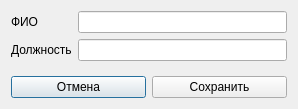
<?xml version="1.0" encoding="UTF-8"?>
<ui version="4.0">
 <class>AuthorDialog</class>
 <widget class="QDialog" name="AuthorDialog">
  <property name="geometry">
   <rect>
    <x>0</x>
    <y>0</y>
    <width>298</width>
    <height>109</height>
   </rect>
  </property>
  <property name="windowTitle">
   <string>Автор</string>
  </property>
  <layout class="QVBoxLayout" name="verticalLayout_2">
   <item>
    <layout class="QVBoxLayout" name="verticalLayout">
     <item>
      <layout class="QFormLayout" name="formLayout">
       <item row="0" column="0">
        <widget class="QLabel" name="fioLabel">
         <property name="text">
          <string>ФИО</string>
         </property>
        </widget>
       </item>
       <item row="0" column="1">
        <widget class="QLineEdit" name="fioLineEdit"/>
       </item>
       <item row="1" column="0">
        <widget class="QLabel" name="jobTitleLabel">
         <property name="text">
          <string>Должность</string>
         </property>
        </widget>
       </item>
       <item row="1" column="1">
        <widget class="QLineEdit" name="jobTitleLineEdit"/>
       </item>
      </layout>
     </item>
     <item>
      <layout class="QHBoxLayout" name="horizontalLayout">
       <item>
        <widget class="QPushButton" name="CancelPushButton_3">
         <property name="text">
          <string>Отмена</string>
         </property>
        </widget>
       </item>
       <item>
        <widget class="QPushButton" name="SavePushButton">
         <property name="text">
          <string>Сохранить</string>
         </property>
        </widget>
       </item>
      </layout>
     </item>
    </layout>
   </item>
  </layout>
 </widget>
 <resources/>
 <connections/>
</ui>
